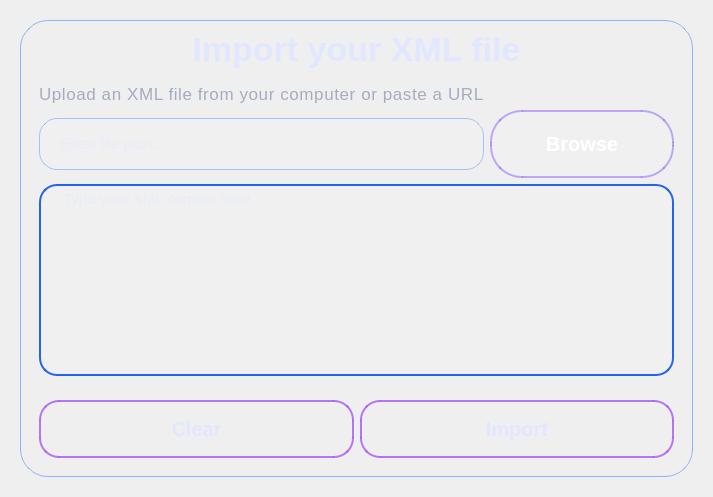
      <widget class="QWidget" name="page_3">
       <property name="styleSheet">
        <string notr="true">
/* =====================================================
   CENTRAL WIDGETS (GLASS + DEEP NEON)
   ===================================================== */
/* =====================================================
   CARD CONTAINER (MONOCHROME NEON PREMIUM)
   ===================================================== */
QFrame#cardFrame {
    background: qlineargradient(
        x1:0, y1:0, x2:1, y2:1,
        stop:0 rgba(18,18,55,0.9),
        stop:1 rgba(38,38,95,0.9)
    );
    border-radius: 28px;
    border: 1px solid rgba(79,139,255,0.6);
    box-shadow: 0 6px 35px rgba(0,0,64,0.8), 0 0 18px rgba(79,139,255,0.45);
    transition: transform 0.35s ease, box-shadow 0.35s ease;
}
QFrame#cardFrame:hover {
    transform: translateY(-8px);
    box-shadow: 0 18px 65px rgba(0,0,64,0.95), 0 0 55px rgba(79,139,255,0.65);
}

/* =====================================================
   TITLES (PREMIUM MONOCHROME NEON)
   ===================================================== */
QLabel#titleLabel {
    font-size: 34px;
    font-weight: 900;
    color: #E0E7FF;
    text-shadow: 0 0 12px #4F8BFF, 0 0 25px #6FA3FF, 0 0 40px #2563EB;
}
QLabel#subtitleLabel {
    font-size: 17px;
    color: #A0AEC0;
    text-shadow: 0 0 4px rgba(0,0,64,0.6);
    letter-spacing: 0.6px;
}

/* =====================================================
   INPUT FIELDS (GLASS + NEON PREMIUM)
   ===================================================== */
QTextEdit, QLineEdit {
    height: 50px;
    padding: 0 18px;
    font-size: 15px;
    color: #E0E7FF;
    background: rgba(255,255,255,0.06);
    border-radius: 18px;
    border: 1px solid rgba(79,139,255,0.45);
    backdrop-filter: blur(14px);
    box-shadow: inset 0 0 8px rgba(79,139,255,0.2);
    transition: all 0.35s ease, box-shadow 0.35s ease;
}
QTextEdit, QLineEdit:hover {
    border: 1px solid #4F8BFF;
    box-shadow: 0 0 16px #4F8BFF, inset 0 0 8px rgba(79,139,255,0.25);
}
QTextEdit, QLineEdit:focus {
    border: 2px solid #2563EB;
    box-shadow: 0 0 25px #2563EB, inset 0 0 12px rgba(79,139,255,0.3);
}
/* =====================================================
   BUTTON COMMON STYLE (ALL THREE)
   ===================================================== */
/* =====================================================
   BUTTON COMMON STYLE (ALL THREE)
   ===================================================== */

/* =====================================================
   BROWSE BUTTON - GLASS STYLE + UNIFIED BORDER
   ===================================================== */
QPushButton#browseButton {
    background: rgba(255,255,255,0.05);
height: 64px;
    min-width: 180px;
    font-size: 20px;
    font-weight: 700;
    color: #ffffff;
    border-radius: 32px; /* fully rounded corners */
    border: 2px solid rgba(139,92,246,0.5); /* unified border */
    transition: all 0.3s cubic-bezier(0.4,0,0.2,1);
    box-shadow: 0 12px 50px rgba(139,92,246,0.6), 0 0 70px rgba(99,102,241,0.4);
}

QPushButton#browseButton:hover {
    background: qlineargradient(
        x1:0, y1:0, x2:1, y2:1,
        stop:0 #c084fc,
        stop:0.2 #a78bfa,
        stop:0.5 #818cf8,
        stop:0.8 #60a5fa,
        stop:1 #3b82f6
    );
    transform: translateY(-3px) scale(1.05);
    box-shadow: 0 25px 90px rgba(139,92,246,1), 0 0 120px rgba(99,102,241,0.8);
    border: 2px solid rgba(168,85,247,0.8);
}

QPushButton#browseButton:pressed {
    transform: translateY(-1px) scale(0.98);
    box-shadow: 0 12px 50px rgba(139,92,246,0.7), 0 0 70px rgba(99,102,241,0.5);
}

/* =====================================================
   IMPORT BUTTON - PREMIUM GRADIENT STYLE
   ===================================================== */
QPushButton#importButton {
   height: 54px;
    min-width: 150px;
    font-size: 20px;
    font-weight: 700;
    color: #E0E7FF;
    border-radius: 20px;
    border: none;
      background: qlineargradient(
        x1:0, y1:0, x2:1, y2:1,
        stop:0 #c084fc,
        stop:0.2 #a78bfa,
        stop:0.5 #818cf8,
        stop:0.8 #60a5fa,
        stop:1 #3b82f6
    );
    transform: translateY(-3px) scale(1.05);
    box-shadow: 0 25px 90px rgba(139,92,246,1), 0 0 120px rgba(99,102,241,0.8);
    border: 2px solid rgba(168,85,247,0.8);
}

QPushButton#importButton:hover {
    background: qlineargradient(
        x1:0, y1:0, x2:1, y2:1,
        stop:0 #a855f7,
        stop:0.2 #8b5cf6,
        stop:0.5 #6366f1,
        stop:0.8 #3b82f6,
        stop:1 #2563eb
    );
    transform: translateY(-3px) scale(1.05);
    box-shadow: 0 25px 90px rgba(139,92,246,1), 0 0 120px rgba(99,102,241,0.8);
    border: 2px solid rgba(168,85,247,0.8);
}

QPushButton#importButton:pressed {
    transform: translateY(-1px) scale(0.98);
    box-shadow: 0 12px 50px rgba(139,92,246,0.7), 0 0 70px rgba(99,102,241,0.5);
}

/* =====================================================
   CLEAR BUTTON - SAME AS IMPORT
   ===================================================== */
QPushButton#clearButton {
   height: 54px;
    min-width: 150px;
    font-size: 20px;
    font-weight: 700;
    color: #E0E7FF;
    border-radius: 20px;
    border: none;
   background: qlineargradient(
        x1:0, y1:0, x2:1, y2:1,
        stop:0 #c084fc,
        stop:0.2 #a78bfa,
        stop:0.5 #818cf8,
        stop:0.8 #60a5fa,
        stop:1 #3b82f6
    );
    transform: translateY(-3px) scale(1.05);
    box-shadow: 0 25px 90px rgba(139,92,246,1), 0 0 120px rgba(99,102,241,0.8);
    border: 2px solid rgba(168,85,247,0.8);
}

QPushButton#clearButton:hover {
    background: qlineargradient(
        x1:0, y1:0, x2:1, y2:1,
        stop:0 #a855f7,
        stop:0.2 #8b5cf6,
        stop:0.5 #6366f1,
        stop:0.8 #3b82f6,
        stop:1 #2563eb
    );
    transform: translateY(-3px) scale(1.05);
    box-shadow: 0 25px 90px rgba(139,92,246,1), 0 0 120px rgba(99,102,241,0.8);
    border: 2px solid rgba(168,85,247,0.8);
}

QPushButton#clearButton:pressed {
    transform: translateY(-1px) scale(0.98);
    box-shadow: 0 12px 50px rgba(139,92,246,0.7), 0 0 70px rgba(99,102,241,0.5);
}


/* =====================================================
   MENU BAR - PREMIUM STYLE WITH ROUNDED CORNERS
   ===================================================== */
QMenuBar {
    background: rgba(18,18,55,0.8);
    color: #E0E7FF;
    border-bottom: 1px solid rgba(79,139,255,0.3);
    padding: 5px;
    font-size: 14px;
    border-radius: 8px;
}

QMenuBar::item {
    background: transparent;
    padding: 8px 16px;
    border-radius: 12px;
    margin: 2px;
}

QMenuBar::item:selected {
    background: rgba(79,139,255,0.2);
    border: 1px solid rgba(79,139,255,0.4);
    border-radius: 12px;
}

QMenuBar::item:pressed {
    background: rgba(79,139,255,0.3);
    border-radius: 12px;
}

/* =====================================================
   MENU DROPDOWN - PREMIUM STYLE WITH ROUNDED CORNERS
   ===================================================== */
QMenu {
    background: qlineargradient(
        x1:0, y1:0, x2:0, y2:1,
        stop:0 rgba(18,18,55,0.95),
        stop:1 rgba(28,28,75,0.95)
    );
    color: #E0E7FF;
    border: 1px solid rgba(79,139,255,0.5);
    border-radius: 16px;
    padding: 8px;
}

QMenu::item {
    padding: 10px 30px 10px 20px;
    border-radius: 10px;
    margin: 2px;
}

QMenu::item:selected {
    background: qlineargradient(
        x1:0, y1:0, x2:1, y2:0,
        stop:0 rgba(139,92,246,0.3),
        stop:1 rgba(99,102,241,0.3)
    );
    border: 1px solid rgba(139,92,246,0.5);
    border-radius: 10px;
}

QMenu::separator {
    height: 1px;
    background: rgba(79,139,255,0.3);
    margin: 5px 10px;
    border-radius: 1px;
}
</string>
       </property>
       <layout class="QGridLayout" name="gridLayout_3">
        <item row="0" column="0">
         <widget class="QWidget" name="centralWidget" native="true">
          <property name="styleSheet">
           <string notr="true"/>
          </property>
          <layout class="QVBoxLayout" name="verticalLayout">
           <item>
            <layout class="QVBoxLayout" name="rootLayout">
             <item>
              <widget class="QFrame" name="cardFrame">
               <property name="minimumSize">
                <size>
                 <width>0</width>
                 <height>0</height>
                </size>
               </property>
               <property name="styleSheet">
                <string notr="true"/>
               </property>
               <property name="frameShape">
                <enum>QFrame::Shape::StyledPanel</enum>
               </property>
               <property name="frameShadow">
                <enum>QFrame::Shadow::Raised</enum>
               </property>
               <layout class="QVBoxLayout" name="verticalLayout_2">
                <item>
                 <widget class="QLabel" name="titleLabel">
                  <property name="styleSheet">
                   <string notr="true"/>
                  </property>
                  <property name="text">
                   <string>Import your XML file</string>
                  </property>
                  <property name="alignment">
                   <set>Qt::AlignmentFlag::AlignCenter</set>
                  </property>
                 </widget>
                </item>
                <item>
                 <widget class="QWidget" name="fileInputContainer" native="true">
                  <property name="minimumSize">
                   <size>
                    <width>300</width>
                    <height>150</height>
                   </size>
                  </property>
                  <property name="styleSheet">
                   <string notr="true"/>
                  </property>
                  <layout class="QGridLayout" name="gridLayout">
                   <item row="2" column="0">
                    <widget class="QLineEdit" name="filePathInput">
                     <property name="minimumSize">
                      <size>
                       <width>0</width>
                       <height>42</height>
                      </size>
                     </property>
                     <property name="styleSheet">
                      <string notr="true"/>
                     </property>
                     <property name="placeholderText">
                      <string>Enter file path...</string>
                     </property>
                    </widget>
                   </item>
                   <item row="2" column="1">
                    <widget class="QPushButton" name="browseButton">
                     <property name="minimumSize">
                      <size>
                       <width>184</width>
                       <height>0</height>
                      </size>
                     </property>
                     <property name="font">
                      <font>
                       <pointsize>-1</pointsize>
                       <bold>true</bold>
                      </font>
                     </property>
                     <property name="text">
                      <string>Browse</string>
                     </property>
                    </widget>
                   </item>
                   <item row="3" column="0" colspan="2">
                    <widget class="QTextEdit" name="xmlInput">
                     <property name="placeholderText">
                      <string>Type your XML content here...</string>
                     </property>
                    </widget>
                   </item>
                   <item row="0" column="0">
                    <widget class="QLabel" name="subtitleLabel">
                     <property name="enabled">
                      <bool>true</bool>
                     </property>
                     <property name="minimumSize">
                      <size>
                       <width>0</width>
                       <height>0</height>
                      </size>
                     </property>
                     <property name="styleSheet">
                      <string notr="true"/>
                     </property>
                     <property name="text">
                      <string>Upload an XML file from your computer or paste a URL</string>
                     </property>
                    </widget>
                   </item>
                  </layout>
                 </widget>
                </item>
                <item>
                 <widget class="QWidget" name="actionButtonContainer" native="true">
                  <property name="enabled">
                   <bool>true</bool>
                  </property>
                  <property name="minimumSize">
                   <size>
                    <width>0</width>
                    <height>0</height>
                   </size>
                  </property>
                  <layout class="QHBoxLayout" name="horizontalLayout">
                   <item>
                    <widget class="QPushButton" name="clearButton">
                     <property name="minimumSize">
                      <size>
                       <width>154</width>
                       <height>0</height>
                      </size>
                     </property>
                     <property name="styleSheet">
                      <string notr="true"/>
                     </property>
                     <property name="text">
                      <string>Clear</string>
                     </property>
                    </widget>
                   </item>
                   <item>
                    <widget class="QPushButton" name="importButton">
                     <property name="minimumSize">
                      <size>
                       <width>154</width>
                       <height>0</height>
                      </size>
                     </property>
                     <property name="layoutDirection">
                      <enum>Qt::LayoutDirection::LeftToRight</enum>
                     </property>
                     <property name="styleSheet">
                      <string notr="true"/>
                     </property>
                     <property name="text">
                      <string>Import</string>
                     </property>
                    </widget>
                   </item>
                  </layout>
                 </widget>
                </item>
               </layout>
              </widget>
             </item>
            </layout>
           </item>
          </layout>
         </widget>
        </item>
       </layout>
      </widget>
